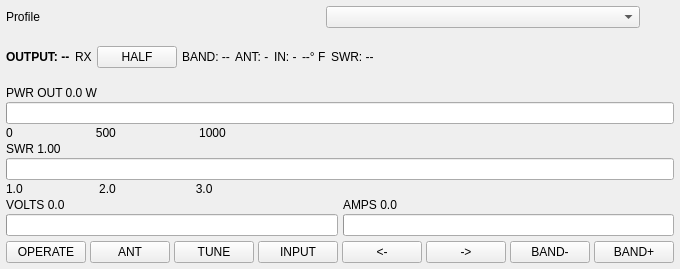
<?xml version="1.0" encoding="UTF-8"?>
<ui version="4.0">
 <class>AmplifierWidget</class>
 <widget class="QWidget" name="AmplifierWidget">
  <property name="geometry">
   <rect>
    <x>0</x>
    <y>0</y>
    <width>554</width>
    <height>269</height>
   </rect>
  </property>
  <layout class="QVBoxLayout" name="verticalLayout">
   <property name="spacing">
    <number>5</number>
   </property>
   <property name="leftMargin">
    <number>6</number>
   </property>
   <property name="topMargin">
    <number>6</number>
   </property>
   <property name="rightMargin">
    <number>6</number>
   </property>
   <property name="bottomMargin">
    <number>6</number>
   </property>
   <item>
    <layout class="QHBoxLayout" name="profileLayout">
     <item>
      <widget class="QLabel" name="profileLabel">
       <property name="text">
        <string>Profile</string>
       </property>
      </widget>
     </item>
     <item>
      <widget class="QComboBox" name="profileCombo"/>
     </item>
     <item>
      <widget class="QLabel" name="connectedIndicator">
       <property name="minimumSize">
        <size>
         <width>12</width>
         <height>12</height>
        </size>
       </property>
       <property name="maximumSize">
        <size>
         <width>12</width>
         <height>12</height>
        </size>
       </property>
       <property name="text">
        <string/>
       </property>
      </widget>
     </item>
     <item>
      <widget class="QLabel" name="tuningIndicator">
       <property name="minimumSize">
        <size>
         <width>12</width>
         <height>12</height>
        </size>
       </property>
       <property name="maximumSize">
        <size>
         <width>12</width>
         <height>12</height>
        </size>
       </property>
       <property name="text">
        <string/>
       </property>
      </widget>
     </item>
    </layout>
   </item>
   <item>
    <layout class="QHBoxLayout" name="summaryLayout">
     <item>
      <widget class="QLabel" name="outputLabel">
       <property name="styleSheet">
        <string notr="true">font-weight:bold;</string>
       </property>
       <property name="text">
        <string>OUTPUT: --</string>
       </property>
      </widget>
     </item>
     <item>
      <widget class="QLabel" name="txLabel">
       <property name="text">
        <string>RX</string>
       </property>
      </widget>
     </item>
     <item>
      <widget class="QPushButton" name="modeButton">
       <property name="minimumSize">
        <size>
         <width>64</width>
         <height>0</height>
        </size>
       </property>
       <property name="text">
        <string>HALF</string>
       </property>
      </widget>
     </item>
     <item>
      <widget class="QLabel" name="bandLabel">
       <property name="text">
        <string>BAND: --</string>
       </property>
      </widget>
     </item>
     <item>
      <widget class="QLabel" name="antennaLabel">
       <property name="text">
        <string>ANT: -</string>
       </property>
      </widget>
     </item>
     <item>
      <widget class="QLabel" name="inputLabel">
       <property name="text">
        <string>IN: -</string>
       </property>
      </widget>
     </item>
     <item>
      <widget class="QLabel" name="temperatureLabel">
       <property name="text">
        <string>--° F</string>
       </property>
      </widget>
     </item>
     <item>
      <widget class="QLabel" name="swrLabel">
       <property name="text">
        <string>SWR: --</string>
       </property>
      </widget>
     </item>
     <item>
      <spacer name="summarySpacer">
       <property name="orientation">
        <enum>Qt::Orientation::Horizontal</enum>
       </property>
       <property name="sizeHint" stdset="0">
        <size>
         <width>10</width>
         <height>10</height>
        </size>
       </property>
      </spacer>
     </item>
    </layout>
   </item>
   <item>
    <layout class="QGridLayout" name="metersLayout">
     <property name="verticalSpacing">
      <number>2</number>
     </property>
     <item row="0" column="0" colspan="2">
      <widget class="QLabel" name="powerValueLabel">
       <property name="text">
        <string>PWR OUT 0.0 W</string>
       </property>
      </widget>
     </item>
     <item row="1" column="0" colspan="2">
      <widget class="QProgressBar" name="powerBar">
       <property name="maximum">
        <number>10000</number>
       </property>
       <property name="value">
        <number>0</number>
       </property>
       <property name="textVisible">
        <bool>false</bool>
       </property>
      </widget>
     </item>
     <item row="2" column="0" colspan="2">
      <widget class="QLabel" name="powerScaleLabel">
       <property name="text">
        <string>0                         500                         1000</string>
       </property>
      </widget>
     </item>
     <item row="3" column="0" colspan="2">
      <widget class="QLabel" name="swrValueLabel">
       <property name="text">
        <string>SWR 1.00</string>
       </property>
      </widget>
     </item>
     <item row="4" column="0" colspan="2">
      <widget class="QProgressBar" name="swrBar">
       <property name="maximum">
        <number>200</number>
       </property>
       <property name="value">
        <number>0</number>
       </property>
       <property name="textVisible">
        <bool>false</bool>
       </property>
      </widget>
     </item>
     <item row="5" column="0" colspan="2">
      <widget class="QLabel" name="swrScaleLabel">
       <property name="text">
        <string>1.0                       2.0                        3.0</string>
       </property>
      </widget>
     </item>
     <item row="6" column="0">
      <widget class="QLabel" name="voltsValueLabel">
       <property name="text">
        <string>VOLTS 0.0</string>
       </property>
      </widget>
     </item>
     <item row="6" column="1">
      <widget class="QLabel" name="ampsValueLabel">
       <property name="text">
        <string>AMPS 0.0</string>
       </property>
      </widget>
     </item>
     <item row="7" column="0">
      <widget class="QProgressBar" name="voltsBar">
       <property name="maximum">
        <number>600</number>
       </property>
       <property name="value">
        <number>0</number>
       </property>
       <property name="textVisible">
        <bool>false</bool>
       </property>
      </widget>
     </item>
     <item row="7" column="1">
      <widget class="QProgressBar" name="ampsBar">
       <property name="maximum">
        <number>600</number>
       </property>
       <property name="value">
        <number>0</number>
       </property>
       <property name="textVisible">
        <bool>false</bool>
       </property>
      </widget>
     </item>
    </layout>
   </item>
   <item>
    <layout class="QHBoxLayout" name="buttonLayout">
     <property name="spacing">
      <number>4</number>
     </property>
     <item>
      <widget class="QPushButton" name="standbyButton">
       <property name="text">
        <string>OPERATE</string>
       </property>
      </widget>
     </item>
     <item>
      <widget class="QPushButton" name="antennaButton">
       <property name="text">
        <string>ANT</string>
       </property>
      </widget>
     </item>
     <item>
      <widget class="QPushButton" name="tuneButton">
       <property name="text">
        <string>TUNE</string>
       </property>
      </widget>
     </item>
     <item>
      <widget class="QPushButton" name="inputButton">
       <property name="text">
        <string>INPUT</string>
       </property>
      </widget>
     </item>
     <item>
      <widget class="QPushButton" name="leftButton">
       <property name="text">
        <string>&lt;-</string>
       </property>
      </widget>
     </item>
     <item>
      <widget class="QPushButton" name="rightButton">
       <property name="text">
        <string>-&gt;</string>
       </property>
      </widget>
     </item>
     <item>
      <widget class="QPushButton" name="bandDownButton">
       <property name="text">
        <string>BAND-</string>
       </property>
      </widget>
     </item>
     <item>
      <widget class="QPushButton" name="bandUpButton">
       <property name="text">
        <string>BAND+</string>
       </property>
      </widget>
     </item>
    </layout>
   </item>
  </layout>
 </widget>
 <resources/>
 <connections/>
</ui>
